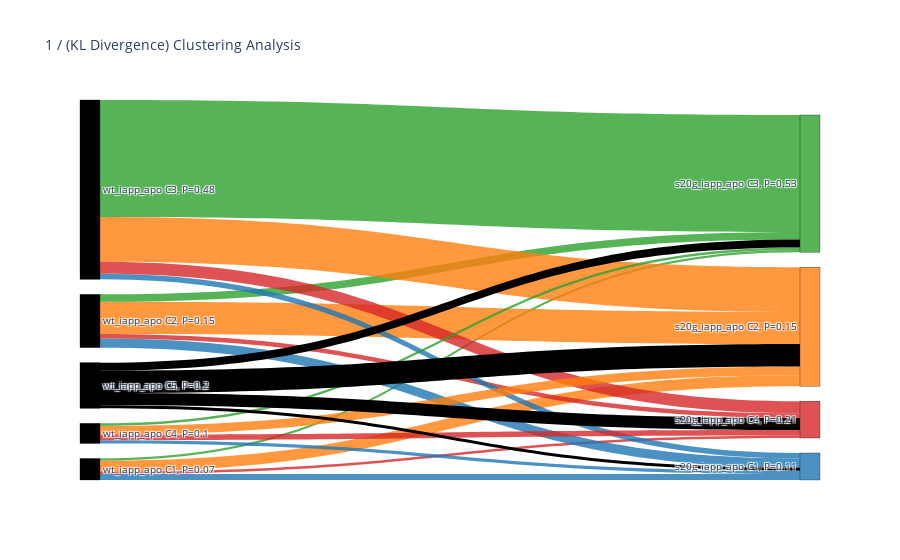

Here is the notebook cell this chart was saved with:
### Code cell
import plotly.graph_objects as go
### sankey diagram to see how similar the clusters are to one another ###
# calculate the kl divergence 
metric = [41501,35501]
inverse_kl_divergence = np.zeros(shape=(4, 5))

sankey_label = []

sankey_source = []
sankey_target = []

sankey_value = []

other_metric_index = [1] # don't need this but added in case many methods used in the future, added for generalization purposes
for n in range(len(metric) - 1): # actually seems convoluted, but its only measuring tsne clusters with circuit top clusters (one direction)
    c_dict = dicts_apo[n]
    c_dict_other = dicts_apo[other_metric_index[n]]

    # plot by the number of clusters 
    for i in range(len(c_dict.keys())): # tsne thread
        # initialize labels 
        label_i = i + len(c_dict_other.keys())
        label_j = 0 # reindex the same label 
        for j in range(len(c_dict_other.keys())): # circuit topology thread 
            # set source start and end 
            sankey_source.append(label_i)
            sankey_target.append(label_j)

            # calculate the kl divergence 
            frame_ind_p = c_dict[i]
            frame_ind_q = c_dict_other[j]
            p = np.load(outdir+ "contact_pairs_probability_distribution_" + psystems_apo[n] +"_c" +str(i+1) +  ".npy") + 0.000000001
            q = np.load(outdir+ "contact_pairs_probability_distribution_" + psystems_apo[n+1] +"_c" +str(j+1) +  ".npy") + 0.000000001

            print(j, i)
            val = np.abs(1/(kl_divergence(p, q )))
            inverse_kl_divergence[j][i] = val
            sankey_value.append(val)
            
            # to make sure to keep track of indices
            label_j +=1


# make labels one after other 
for j in range(len(c_dict_other.keys())): 
    frame_ind = c_dict_other[j]
    sankey_label.append(psystems_apo[n+1] + " C" + str(j + 1) + ", P=" + str(np.round(len(frame_ind)/int(metric[n+1]), 2)))
for i in range(len(c_dict.keys())):
    frame_ind = c_dict[i]
    sankey_label.append(psystems_apo[n] + " C" + str(i + 1) + ", P=" + str(np.round(len(frame_ind)/int(metric[n]), 2)))

fig = go.Figure(data=[go.Sankey(
    node = dict(
      pad = 15,
      thickness = 20,
      line = dict(color = "black", width = 0.3),
      label = sankey_label,
      color = ["rgba(31, 119, 180, 0.8)",
                    "rgba(255, 127, 14, 0.8)",
                    "rgba(44, 160, 44, 0.8)",
                    "rgba(214, 39, 40, 0.8)",]
    ),
    link = dict(
      source = sankey_source,
      target = sankey_target,
      value = sankey_value,
      color = ["rgba(31, 119, 180, 0.8)",
                    "rgba(255, 127, 14, 0.8)",
                    "rgba(44, 160, 44, 0.8)",
                    "rgba(214, 39, 40, 0.8)",
                    "rgba(31, 119, 180, 0.8)",
                    "rgba(255, 127, 14, 0.8)",
                    "rgba(44, 160, 44, 0.8)",
                    "rgba(214, 39, 40, 0.8)",
                    "rgba(31, 119, 180, 0.8)",
                    "rgba(255, 127, 14, 0.8)",
                    "rgba(44, 160, 44, 0.8)",
                    "rgba(214, 39, 40, 0.8)",
                    "rgba(31, 119, 180, 0.8)",
                    "rgba(255, 127, 14, 0.8)",
                    "rgba(44, 160, 44, 0.8)",
                    "rgba(214, 39, 40, 0.8)",]
  ))])

fig.update_layout(title_text="1 / (KL Divergence) Clustering Analysis", font_size=10)
fig.show()

### Figure 1 — Plotly figure (JSON) as saved in the notebook; plotly's stock layout.template omitted (floating-point values rounded to 4 significant figures)
{"data": [{"link": {"color": ["rgba(31, 119, 180, 0.8)", "rgba(255, 127, 14, 0.8)", "rgba(44, 160, 44, 0.8)", "rgba(214, 39, 40, 0.8)", "rgba(31, 119, 180, 0.8)", "rgba(255, 127, 14, 0.8)", "rgba(44, 160, 44, 0.8)", "rgba(214, 39, 40, 0.8)", "rgba(31, 119, 180, 0.8)", "rgba(255, 127, 14, 0.8)", "rgba(44, 160, 44, 0.8)", "rgba(214, 39, 40, 0.8)", "rgba(31, 119, 180, 0.8)", "rgba(255, 127, 14, 0.8)", "rgba(44, 160, 44, 0.8)", "rgba(214, 39, 40, 0.8)"], "source": [4, 4, 4, 4, 5, 5, 5, 5, 6, 6, 6, 6, 7, 7, 7, 7, 8, 8, 8, 8], "target": [0, 1, 2, 3, 0, 1, 2, 3, 0, 1, 2, 3, 0, 1, 2, 3, 0, 1, 2, 3], "value": [0.01158, 0.02129, 0.004112, 0.004757, 0.01749, 0.06246, 0.01439, 0.008982, 0.0108, 0.08664, 0.2266, 0.02342, 0.006415, 0.01696, 0.005011, 0.01063, 0.006051, 0.04328, 0.01567, 0.02355]}, "node": {"color": ["rgba(31, 119, 180, 0.8)", "rgba(255, 127, 14, 0.8)", "rgba(44, 160, 44, 0.8)", "rgba(214, 39, 40, 0.8)"], "label": ["s20g_iapp_apo C1, P=0.11", "s20g_iapp_apo C2, P=0.15", "s20g_iapp_apo C3, P=0.53", "s20g_iapp_apo C4, P=0.21", "wt_iapp_apo C1, P=0.07", "wt_iapp_apo C2, P=0.15", "wt_iapp_apo C3, P=0.48", "wt_iapp_apo C4, P=0.1", "wt_iapp_apo C5, P=0.2"], "line": {"color": "black", "width": 0.3}, "pad": 15, "thickness": 20}, "type": "sankey"}], "layout": {"font": {"size": 10}, "title": {"text": "1 / (KL Divergence) Clustering Analysis"}}}
